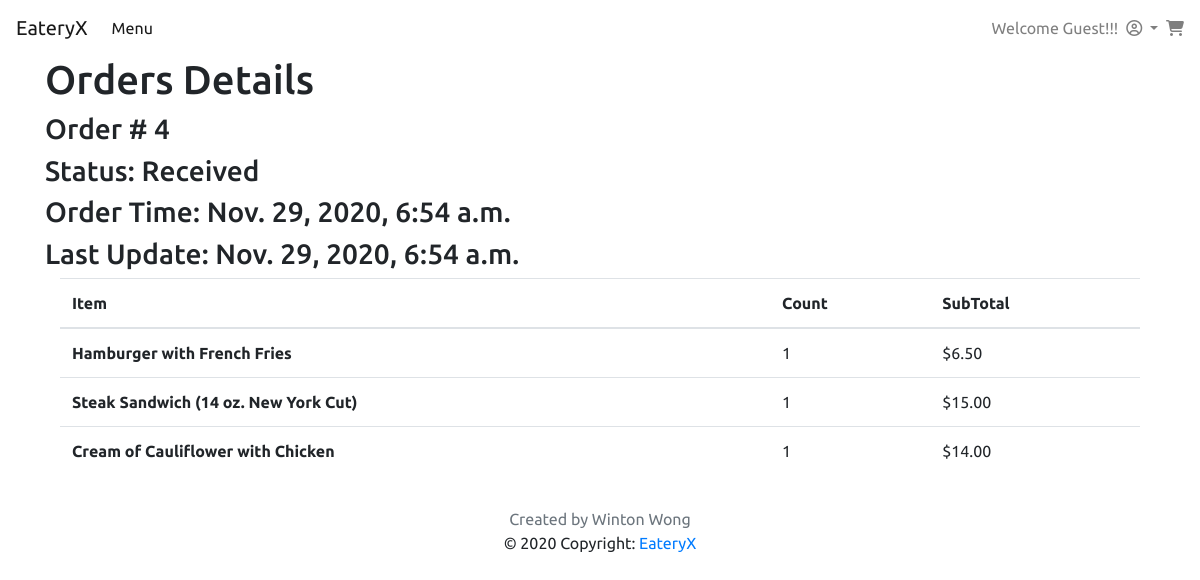
/orders/4/, run on the app's committed database.
### restaurants/models.py (models this page shows, shortened)
class Order(models.Model):
    customer = models.ForeignKey(Account, on_delete=models.CASCADE)
    order_content = models.JSONField()
    total_price = models.DecimalField(max_digits=6, decimal_places=2)
    time = models.DateTimeField(
        auto_now_add=True, verbose_name='date joined')
    status = models.CharField(max_length=1, choices=STATUS)
    payment_id = models.CharField(
        max_length=255, verbose_name='PayPal paymentID')
    payer_id = models.CharField(max_length=255, verbose_name='PayPal payerID')
    last_modifed = models.DateTimeField(
        auto_now=True, blank=True, null=True, verbose_name='last modifed')
    comment = models.CharField(max_length=255)

class Menu(models.Model):
    food_item_name = models.CharField(max_length=255)
    price = models.DecimalField(max_digits=6, decimal_places=2)
    def __str__(self):
        return "%i, %s" % (self.id, self.food_item_name)

### restaurants/views.py (the view)
# urls.py: path('orders/<int:id>/', views.ordersDetails, name='ordersDetails'),
def ordersDetails(request, id):
    order = Order.objects.get(pk=id)
    items = cartItems(order.order_content)
    context = {'order': order,
               'items': items}
    print(items)
    return render(request, "order_details.html", context)

### restaurants/util.py (called while the page is built)
def subTotalPrice(count, itemPrice):
    return Decimal(count)*itemPrice

def cartItems(itemsListStr):
    itemsList = json.loads(itemsListStr)
    cart = []
    for i in itemsList:
        item = Menu.objects.get(pk=i['itemID'])
        cart.append({'count': i['count'], 'object': item,
                     'subTotalPrice': subTotalPrice(i['count'], item.price)})
    return cart

### restaurants/templates/order_details.html (shortened to what this page needs)
{% extends './customer_base.html'%}
{% block mainContent %}
<div class="container">
    <h1>Orders Details</h1>
    <h3>Order # {{order.id}}</h3>
    {% if order.status == "A" %}
    <h3>Status: Received</h3>
    {% endif %}
    <h3>Order Time: {{order.time}}</h3>
    <h3>Last Update: {{order.last_modifed}}</h3>
    <div class="col-12">
        <table class="table">
            <thead>
                <tr>
                    <th scope="col">Item</th>
                    <th scope="col">Count</th>
                    <th scope="col">SubTotal</th>
                </tr>
            </thead>
            <tbody>
                {%for item in items%}
                {% include 'elements/order_items_details.html' with value=item%}
                {% endfor%}
            </tbody>
        </table>
    </div>
</div>
{% endblock mainContent %}

### restaurants/templates/customer_base.html (shortened to what this page needs)
{% load static %}
<!DOCTYPE html>
<html lang="en">
<head>
    <link rel="stylesheet" href="{% static "main/css/bootstrap.min.css" %}">
    <link rel="stylesheet" href="{% static "main/custom.css" %}">
</head>
<body>
    {%include "customer_elements/customer_navbar.html"%}
    {%block mainContent%}{%endblock mainContent%}
    {%include "elements/footer.html"%}
</body>
</html>
{% load static %}

### restaurants/templates/customer_elements/customer_navbar.html (shortened to what this page needs)
<nav class="navbar navbar-expand-lg navbar-light" style="background-color: white;">
    <a class="navbar-brand" id="navbarLogo" href="{% url 'restaurants:index' %}">EateryX</a>
    <div class="collapse navbar-collapse" id="navbarNavAltMarkup">
        <ul class="navbar-nav mr-auto">
            <li class="nav-item">
                <a class="nav-item nav-link active" href="{% url 'restaurants:menu' %}">Menu</a>
            </li>
        </ul>
        <ul class="navbar-nav">
            <li class="nav-item">
                {% if user.is_authenticated %} <span class="navbar-text">Welcome, {{ user }}</span>
                {% else %} <span class="navbar-text">Welcome Guest!!! </span>
                {% endif %}
            </li>
            <li class="nav-item dropdown">
                <a class="nav-link dropdown-toggle" href="#" id="navbarDropdown" role="button" data-toggle="dropdown"
                    aria-haspopup="true" aria-expanded="false">
                    <i class="far fa-user-circle"></i>
                </a>
            </li>
            <li class="nav-item">
                <a class="navbar-text" href="{% url 'restaurants:cart' %}"><i class="fas fa-shopping-cart"></i></a>
            </li>
        </ul>
    </div>
</nav>

### restaurants/templates/elements/order_items_details.html
<tr>
    <th scope="row"> {{value.object.food_item_name}}</th>
    <td>{{value.count}}</td>
    <td>${{value.subTotalPrice}}</td>
</tr>

### restaurants/templates/elements/footer.html
<footer class="page-footer font-small blue">
    <div class="footer-copyright text-center py-3">
        <div class="text-muted text-center">Created by Winton Wong</div>© 2020 Copyright:
        <a href="#">EateryX</a>
    </div>
</footer>

### restaurants/static/main/custom.css (style rules this page uses)
body { font-family: 'Ubuntu', sans-serif; }

### data on the page
Order: id "4", time "Nov. 29, 2020, 6:54 a.m.", last_modifed "Nov. 29, 2020, 6:54 a.m."
Menu: object.food_item_name "Hamburger with French Fries", count "1", subTotalPrice "6.50"
Menu: object.food_item_name "Steak Sandwich (14 oz. New York Cut)", count "1", subTotalPrice "15.00"
Menu: object.food_item_name "Cream of Cauliflower with Chicken", count "1", subTotalPrice "14.00"
